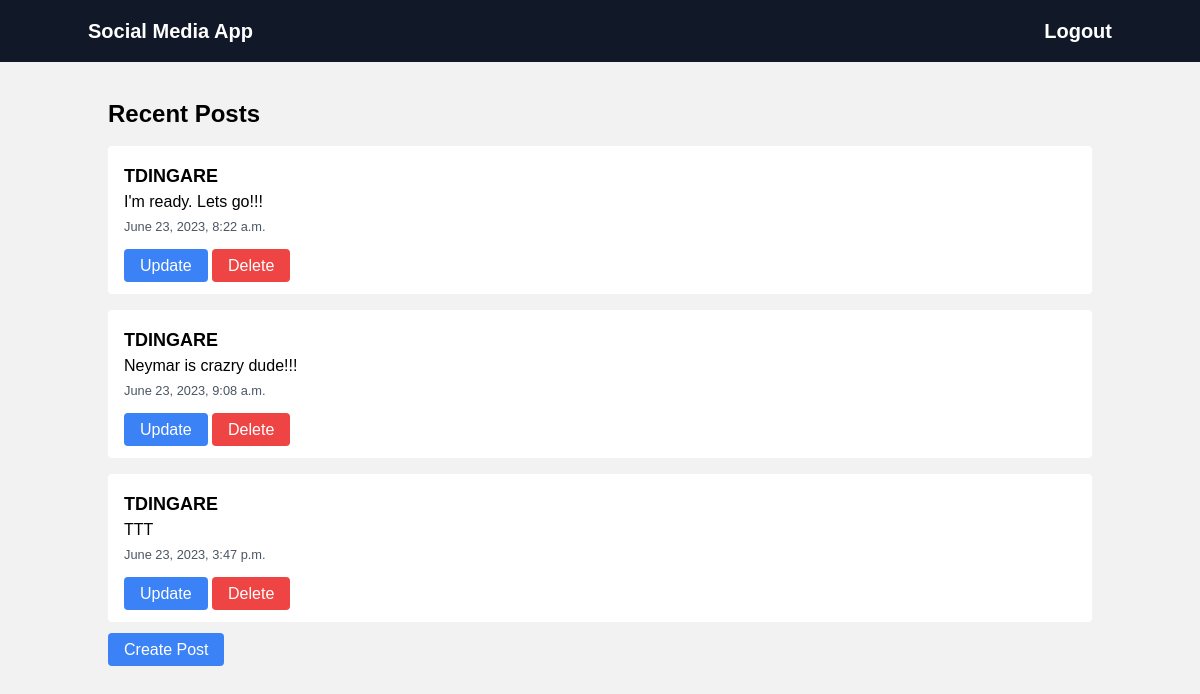
The page / (signed in) on the database its author committed.
### core/models.py (models this page shows, shortened)
class Post(models.Model):
    user = models.ForeignKey(User, on_delete=models.CASCADE)
    content = models.TextField()
    created_at = models.DateTimeField(auto_now_add=True)
    updated_at = models.DateTimeField(auto_now=True)

class User(AbstractUser):
    pass

### core/views.py (the view)
# urls.py: path('', home, name='home'),
@login_required
def home(request):
    posts = Post.objects.filter(user=request.user)
    return render(request, 'core/home.html', {'posts': posts})

### core/templates/core/home.html
{% extends 'core/base.html' %}
{% block content %}
    <h1 class="text-2xl font-bold mb-4">Recent Posts</h1>
    {% for post in posts %}
        <div class="bg-white rounded p-4 mb-4">
            <h2 class="text-lg font-bold">{{ post.user.username }}</h2>
            <p>{{ post.content }}</p>
            <small class="text-gray-600">{{ post.created_at }}</small>
            {% if post.user == request.user %}
                <div class="container mx-auto mt-4">
                    <a href="{% url 'update_post' pk=post.pk %}" class="bg-blue-500 hover:bg-blue-700 text-white py-2 px-4 rounded">Update</a>
                    <a href="{% url 'delete_post' pk=post.pk %}" class="bg-red-500 hover:bg-red-700 text-white py-2 px-4 rounded">Delete</a>
                </div>
            {% endif %}
        </div>
    {% empty %}
        <p>No posts available.</p>
    {% endfor %}
    <a href="{% url 'create_post' %}" class="bg-blue-500 hover:bg-blue-700 text-white py-2 px-4 rounded">Create Post</a>
{% endblock %}

### core/static/core/css/styles.css (style rules this page uses)
body { font-family: Arial, sans-serif; background-color: #f2f2f2; margin: 0; padding: 0; }
a { color: #333; text-decoration: none; }

### rows shown on the page
Post: user.username "TDINGARE", content "I'm ready. Lets go!!!", created_at "June 23, 2023, 8:22 a.m.", shows "Update"
Post: user.username "TDINGARE", content "Neymar is crazry dude!!!", created_at "June 23, 2023, 9:08 a.m.", shows "Update"
Post: user.username "TDINGARE", content "TTT", created_at "June 23, 2023, 3:47 p.m.", shows "Update"
